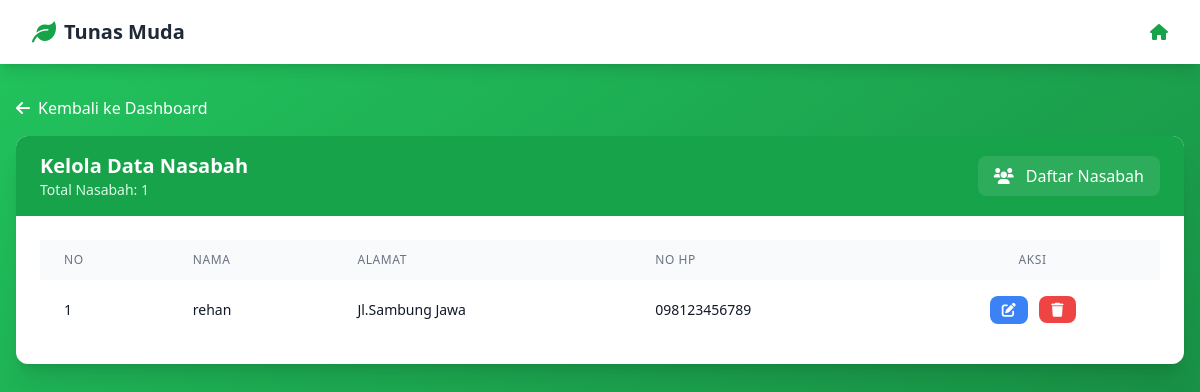
/bank_sampah/Fnasabah.php (signed in), run on the app's committed database.
### tables this page shows
CREATE TABLE `nasabah` (
  `id` int(11) NOT NULL,
  `nama` varchar(100) NOT NULL,
  `alamat` text NOT NULL,
  `telepon` varchar(15) NOT NULL,
  `saldo` decimal(10,2) DEFAULT 0.00,
  `username` varchar(50) NOT NULL,
  `password` varchar(255) NOT NULL
);

### bank_sampah/Fnasabah.php (the view, shortened to what this page needs)
<?php
require_once 'config.php';
$result_nasabah = $conn->query("SELECT * FROM nasabah ORDER BY nama ASC");
?>
<!DOCTYPE html>
<html lang="id">
<head>
    <script src="https://cdn.tailwindcss.com"></script>
    <link href="https://cdnjs.cloudflare.com/ajax/libs/font-awesome/6.0.0/css/all.min.css" rel="stylesheet">
</head>
<body class="bg-gradient-to-br from-green-500 to-green-700 min-h-screen">
    <nav class="bg-white shadow-lg">
        <div class="max-w-7xl mx-auto px-4 sm:px-6 lg:px-8">
            <div class="flex justify-between h-16">
                <div class="flex items-center">
                    <i class="fas fa-leaf text-green-600 text-2xl mr-2"></i>
                    <span class="text-xl font-semibold text-gray-800">Tunas Muda</span>
                </div>
                <div class="flex items-center space-x-4">
                    <a href="admin.php" class="text-green-600 hover:text-green-700">
                        <i class="fas fa-home"></i>
                    </a>
                </div>
            </div>
        </div>
    </nav>
    <div class="max-w-7xl mx-auto mt-8 px-4">
        <div class="mb-4">
            <a href="admin.php" class="inline-flex items-center text-white hover:text-green-100">
                <i class="fas fa-arrow-left mr-2"></i>
                Kembali ke Dashboard
            </a>
        </div>
        <div class="bg-white rounded-xl shadow-xl overflow-hidden">
            <div class="bg-green-600 text-white px-6 py-4">
                <div class="flex justify-between items-center">
                    <div>
                        <h2 class="text-xl font-semibold">Kelola Data Nasabah</h2>
                        <p class="text-green-100 text-sm">Total Nasabah: <?php echo $result_nasabah->num_rows; ?></p>
                    </div>
                    <div class="bg-white/10 px-4 py-2 rounded-lg backdrop-blur-sm">
                        <i class="fas fa-users mr-2"></i>
                        Daftar Nasabah
                    </div>
                </div>
            </div>
            <div class="p-6">
                <div class="overflow-x-auto">
                    <table class="w-full">
                        <thead class="bg-gray-50">
                            <tr>
                                <th class="px-6 py-3 text-left text-xs font-medium text-gray-500 uppercase tracking-wider">No</th>
                                <th class="px-6 py-3 text-left text-xs font-medium text-gray-500 uppercase tracking-wider">Nama</th>
                                <th class="px-6 py-3 text-left text-xs font-medium text-gray-500 uppercase tracking-wider">Alamat</th>
                                <th class="px-6 py-3 text-left text-xs font-medium text-gray-500 uppercase tracking-wider">No HP</th>
                                <th class="px-6 py-3 text-center text-xs font-medium text-gray-500 uppercase tracking-wider">Aksi</th>
                            </tr>
                        </thead>
                        <tbody class="bg-white divide-y divide-gray-200">
                            <?php
                            $no = 1;
                            while ($nasabah = $result_nasabah->fetch_assoc()):
                            ?>
                            <tr class="hover:bg-gray-50">
                                <td class="px-6 py-4 whitespace-nowrap text-sm text-gray-900"><?php echo $no++; ?></td>
                                <td class="px-6 py-4 whitespace-nowrap text-sm text-gray-900"><?php echo htmlspecialchars($nasabah['nama']); ?></td>
                                <td class="px-6 py-4 whitespace-nowrap text-sm text-gray-900"><?php echo htmlspecialchars($nasabah['alamat']); ?></td>
                                <td class="px-6 py-4 whitespace-nowrap text-sm text-gray-900"><?php echo htmlspecialchars($nasabah['telepon']); ?></td>
                                <td class="px-6 py-4 whitespace-nowrap text-sm text-center">
                                    <button onclick="editNasabah(<?php echo htmlspecialchars(json_encode($nasabah)); ?>)"
                                        class="bg-blue-500 text-white px-3 py-1 rounded-lg hover:bg-blue-600 transition-colors mr-2">
                                        <i class="fas fa-edit"></i>
                                    </button>
                                    <a href="?hapus=<?php echo $nasabah['id']; ?>"
                                       onclick="return confirm('Apakah Anda yakin ingin menghapus nasabah ini?')"
                                       class="bg-red-500 text-white px-3 py-1 rounded-lg hover:bg-red-600 transition-colors">
                                        <i class="fas fa-trash"></i>
                                    </a>
                                </td>
                            </tr>
                            <?php endwhile; ?>
                        </tbody>
                    </table>
                </div>
            </div>
        </div>
    </div>
</body>
</html>

### data on the page
nasabah: nama "rehan", alamat "Jl.Sambung Jawa", telepon "098123456789"

### other printed values
$result_nasabah->num_rows "1"
